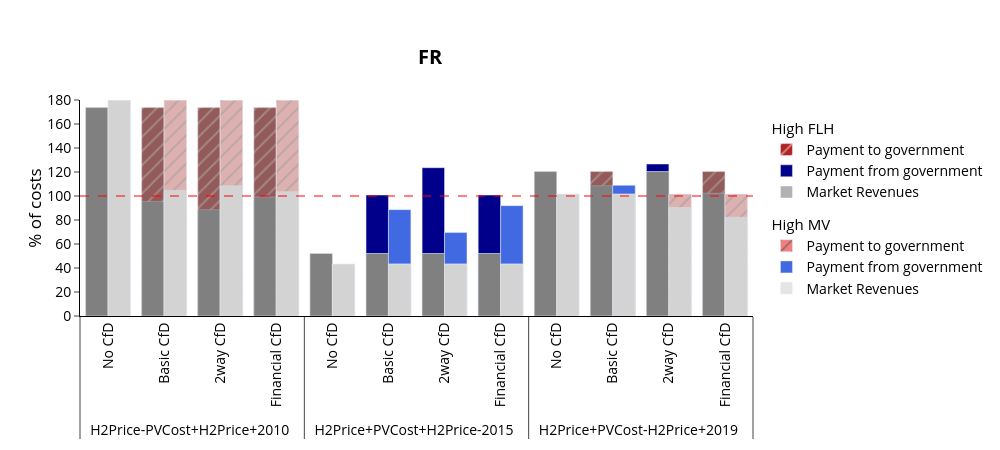

Notebook source saved alongside this figure:
### Code cell
###Figure 6
fig=go.Figure(layout=dict(autosize=True,width=1000,height=450,
            plot_bgcolor='rgba(0,0,0,0)', title=dict(
            text="<b>FR</b>",        # Bold text using HTML tags
            x=0.43,                   # Centers the title horizontally
            xanchor='center',        # Anchor at the center
            yanchor='top'            # Anchor vertically at the top
        ),
            font_size=14,
            font_family="Open Sans", font_color="black",legend=dict(y=0.5)))
co1=["firebrick", "lightcoral"]
co2=["darkblue", "royalblue"]
co3=["grey", "lightgrey"]
a=0.4
for u, c1, c2, c3 in zip(df_plot2.unit.unique(),co1,co2,co3):

        df=df_plot2[df_plot2.unit==str(u)] 
        fig.add_trace(go.Bar(x=[df.scen,df.type],width=a,
        y=df.pay,name="Payment to government",offsetgroup=str(u),legendgroup=str(u),legendgrouptitle_text=str(u)
       ,marker_color=c1,marker_pattern_shape="/"))

        fig.add_trace(go.Bar(x=[df.scen,df.type],width=a,
        y=df.receive,name="Payment from government",offsetgroup=str(u),legendgroup=str(u),legendgrouptitle_text=str(u),marker_color=c2))

        fig.add_trace(go.Bar(x=[df.scen,df.type],width=a,
        y=df.cost_rec2.tolist(),offsetgroup=str(u),
        marker_color=c3,showlegend=False))

        fig.add_trace(go.Bar(x=[df.scen,df.type],width=a, 
        y=df.mark_rec.tolist(),name="Market Revenues",offsetgroup=str(u),legendgroup=str(u),legendgrouptitle_text=str(u),
        marker_color=c3,opacity=0.6))
        
fig.add_hline(y=100,line_width=1,line_color="red",line_dash="dash" )
fig.update_yaxes(linecolor="black",dtick=20,title="% of costs",title_standoff = 0.5,ticks="outside",range=[0,180])
fig.update_xaxes(linecolor="black",tickangle=270)

fig.show()

### Figure 1 — Plotly figure (JSON) as saved in the notebook; plotly's stock layout.template omitted (floating-point values rounded to 4 significant figures)
{"data": [{"legendgroup": "High FLH", "legendgrouptitle": {"text": "High FLH"}, "marker": {"color": "firebrick", "pattern": {"shape": "/"}}, "name": "Payment to government", "offsetgroup": "High FLH", "type": "bar", "width": 0.4, "x": [["H2Price-PVCost+H2Price+2010", "H2Price+PVCost+H2Price-2015", "H2Price+PVCost-H2Price+2019", "H2Price+PVCost+H2Price-2015", "H2Price+PVCost-H2Price+2019", "H2Price-PVCost+H2Price+2010", "H2Price+PVCost-H2Price+2019", "H2Price-PVCost+H2Price+2010", "H2Price+PVCost+H2Price-2015", "H2Price-PVCost+H2Price+2010", "H2Price+PVCost+H2Price-2015", "H2Price+PVCost-H2Price+2019"], ["No CfD", "No CfD", "No CfD", "Basic CfD", "Basic CfD", "Basic CfD", "2way CfD", "2way CfD", "2way CfD", "Financial CfD", "Financial CfD", "Financial CfD"]], "y": [0.0, 0.0, 0.0, 0.0, 120.4, 173.7, 0.0, 173.7, 0.0, 173.7, 0.0, 120.4]}, {"legendgroup": "High FLH", "legendgrouptitle": {"text": "High FLH"}, "marker": {"color": "darkblue"}, "name": "Payment from government", "offsetgroup": "High FLH", "type": "bar", "width": 0.4, "x": [["H2Price-PVCost+H2Price+2010", "H2Price+PVCost+H2Price-2015", "H2Price+PVCost-H2Price+2019", "H2Price+PVCost+H2Price-2015", "H2Price+PVCost-H2Price+2019", "H2Price-PVCost+H2Price+2010", "H2Price+PVCost-H2Price+2019", "H2Price-PVCost+H2Price+2010", "H2Price+PVCost+H2Price-2015", "H2Price-PVCost+H2Price+2010", "H2Price+PVCost+H2Price-2015", "H2Price+PVCost-H2Price+2019"], ["No CfD", "No CfD", "No CfD", "Basic CfD", "Basic CfD", "Basic CfD", "2way CfD", "2way CfD", "2way CfD", "Financial CfD", "Financial CfD", "Financial CfD"]], "y": [0.0, 0.0, 0.0, 100.8, 0.0, 0.0, 126.6, 0.0, 123.6, 0.0, 100.8, 0.0]}, {"marker": {"color": "grey"}, "offsetgroup": "High FLH", "showlegend": false, "type": "bar", "width": 0.4, "x": [["H2Price-PVCost+H2Price+2010", "H2Price+PVCost+H2Price-2015", "H2Price+PVCost-H2Price+2019", "H2Price+PVCost+H2Price-2015", "H2Price+PVCost-H2Price+2019", "H2Price-PVCost+H2Price+2010", "H2Price+PVCost-H2Price+2019", "H2Price-PVCost+H2Price+2010", "H2Price+PVCost+H2Price-2015", "H2Price-PVCost+H2Price+2010", "H2Price+PVCost+H2Price-2015", "H2Price+PVCost-H2Price+2019"], ["No CfD", "No CfD", "No CfD", "Basic CfD", "Basic CfD", "Basic CfD", "2way CfD", "2way CfD", "2way CfD", "Financial CfD", "Financial CfD", "Financial CfD"]], "y": [173.7, 52.07, 120.4, 52.07, 108.5, 95.47, 120.4, 88.62, 52.07, 99.23, 52.07, 102.3]}, {"legendgroup": "High FLH", "legendgrouptitle": {"text": "High FLH"}, "marker": {"color": "grey"}, "name": "Market Revenues", "offsetgroup": "High FLH", "opacity": 0.6, "type": "bar", "width": 0.4, "x": [["H2Price-PVCost+H2Price+2010", "H2Price+PVCost+H2Price-2015", "H2Price+PVCost-H2Price+2019", "H2Price+PVCost+H2Price-2015", "H2Price+PVCost-H2Price+2019", "H2Price-PVCost+H2Price+2010", "H2Price+PVCost-H2Price+2019", "H2Price-PVCost+H2Price+2010", "H2Price+PVCost+H2Price-2015", "H2Price-PVCost+H2Price+2010", "H2Price+PVCost+H2Price-2015", "H2Price+PVCost-H2Price+2019"], ["No CfD", "No CfD", "No CfD", "Basic CfD", "Basic CfD", "Basic CfD", "2way CfD", "2way CfD", "2way CfD", "Financial CfD", "Financial CfD", "Financial CfD"]], "y": [173.7, 52.07, 120.4, 52.07, 120.4, 173.7, 120.4, 173.7, 52.07, 173.7, 52.07, 120.4]}, {"legendgroup": "High MV", "legendgrouptitle": {"text": "High MV"}, "marker": {"color": "lightcoral", "pattern": {"shape": "/"}}, "name": "Payment to government", "offsetgroup": "High MV", "type": "bar", "width": 0.4, "x": [["H2Price-PVCost+H2Price+2010", "H2Price+PVCost+H2Price-2015", "H2Price+PVCost-H2Price+2019", "H2Price-PVCost+H2Price+2010", "H2Price+PVCost+H2Price-2015", "H2Price+PVCost-H2Price+2019", "H2Price+PVCost+H2Price-2015", "H2Price+PVCost-H2Price+2019", "H2Price-PVCost+H2Price+2010", "H2Price+PVCost-H2Price+2019", "H2Price-PVCost+H2Price+2010", "H2Price+PVCost+H2Price-2015"], ["No CfD", "No CfD", "No CfD", "Basic CfD", "Basic CfD", "Basic CfD", "2way CfD", "2way CfD", "2way CfD", "Financial CfD", "Financial CfD", "Financial CfD"]], "y": [0.0, 0.0, 0.0, 179.8, 0.0, 0.0, 0.0, 101.6, 179.8, 101.6, 179.8, 0.0]}, {"legendgroup": "High MV", "legendgrouptitle": {"text": "High MV"}, "marker": {"color": "royalblue"}, "name": "Payment from government", "offsetgroup": "High MV", "type": "bar", "width": 0.4, "x": [["H2Price-PVCost+H2Price+2010", "H2Price+PVCost+H2Price-2015", "H2Price+PVCost-H2Price+2019", "H2Price-PVCost+H2Price+2010", "H2Price+PVCost+H2Price-2015", "H2Price+PVCost-H2Price+2019", "H2Price+PVCost+H2Price-2015", "H2Price+PVCost-H2Price+2019", "H2Price-PVCost+H2Price+2010", "H2Price+PVCost-H2Price+2019", "H2Price-PVCost+H2Price+2010", "H2Price+PVCost+H2Price-2015"], ["No CfD", "No CfD", "No CfD", "Basic CfD", "Basic CfD", "Basic CfD", "2way CfD", "2way CfD", "2way CfD", "Financial CfD", "Financial CfD", "Financial CfD"]], "y": [0.0, 0.0, 0.0, 0.0, 88.63, 108.9, 69.53, 0.0, 0.0, 0.0, 0.0, 91.94]}, {"marker": {"color": "lightgrey"}, "offsetgroup": "High MV", "showlegend": false, "type": "bar", "width": 0.4, "x": [["H2Price-PVCost+H2Price+2010", "H2Price+PVCost+H2Price-2015", "H2Price+PVCost-H2Price+2019", "H2Price-PVCost+H2Price+2010", "H2Price+PVCost+H2Price-2015", "H2Price+PVCost-H2Price+2019", "H2Price+PVCost+H2Price-2015", "H2Price+PVCost-H2Price+2019", "H2Price-PVCost+H2Price+2010", "H2Price+PVCost-H2Price+2019", "H2Price-PVCost+H2Price+2010", "H2Price+PVCost+H2Price-2015"], ["No CfD", "No CfD", "No CfD", "Basic CfD", "Basic CfD", "Basic CfD", "2way CfD", "2way CfD", "2way CfD", "Financial CfD", "Financial CfD", "Financial CfD"]], "y": [179.8, 43.32, 101.6, 104.6, 43.32, 101.6, 43.32, 90.44, 108.5, 82.32, 103.6, 43.32]}, {"legendgroup": "High MV", "legendgrouptitle": {"text": "High MV"}, "marker": {"color": "lightgrey"}, "name": "Market Revenues", "offsetgroup": "High MV", "opacity": 0.6, "type": "bar", "width": 0.4, "x": [["H2Price-PVCost+H2Price+2010", "H2Price+PVCost+H2Price-2015", "H2Price+PVCost-H2Price+2019", "H2Price-PVCost+H2Price+2010", "H2Price+PVCost+H2Price-2015", "H2Price+PVCost-H2Price+2019", "H2Price+PVCost+H2Price-2015", "H2Price+PVCost-H2Price+2019", "H2Price-PVCost+H2Price+2010", "H2Price+PVCost-H2Price+2019", "H2Price-PVCost+H2Price+2010", "H2Price+PVCost+H2Price-2015"], ["No CfD", "No CfD", "No CfD", "Basic CfD", "Basic CfD", "Basic CfD", "2way CfD", "2way CfD", "2way CfD", "Financial CfD", "Financial CfD", "Financial CfD"]], "y": [179.8, 43.32, 101.6, 179.8, 43.32, 101.6, 43.32, 101.6, 179.8, 101.6, 179.8, 43.32]}], "layout": {"autosize": true, "font": {"color": "black", "family": "Open Sans", "size": 14}, "height": 450, "legend": {"y": 0.5}, "plot_bgcolor": "rgba(0,0,0,0)", "shapes": [{"line": {"color": "red", "dash": "dash", "width": 1}, "type": "line", "x0": 0, "x1": 1, "xref": "x domain", "y0": 100, "y1": 100, "yref": "y"}], "title": {"text": "<b>FR</b>", "x": 0.43, "xanchor": "center", "yanchor": "top"}, "width": 1000, "xaxis": {"linecolor": "black", "tickangle": -90}, "yaxis": {"dtick": 20, "linecolor": "black", "range": [0, 180], "ticks": "outside", "title": {"standoff": 0.5, "text": "% of costs"}}}}
